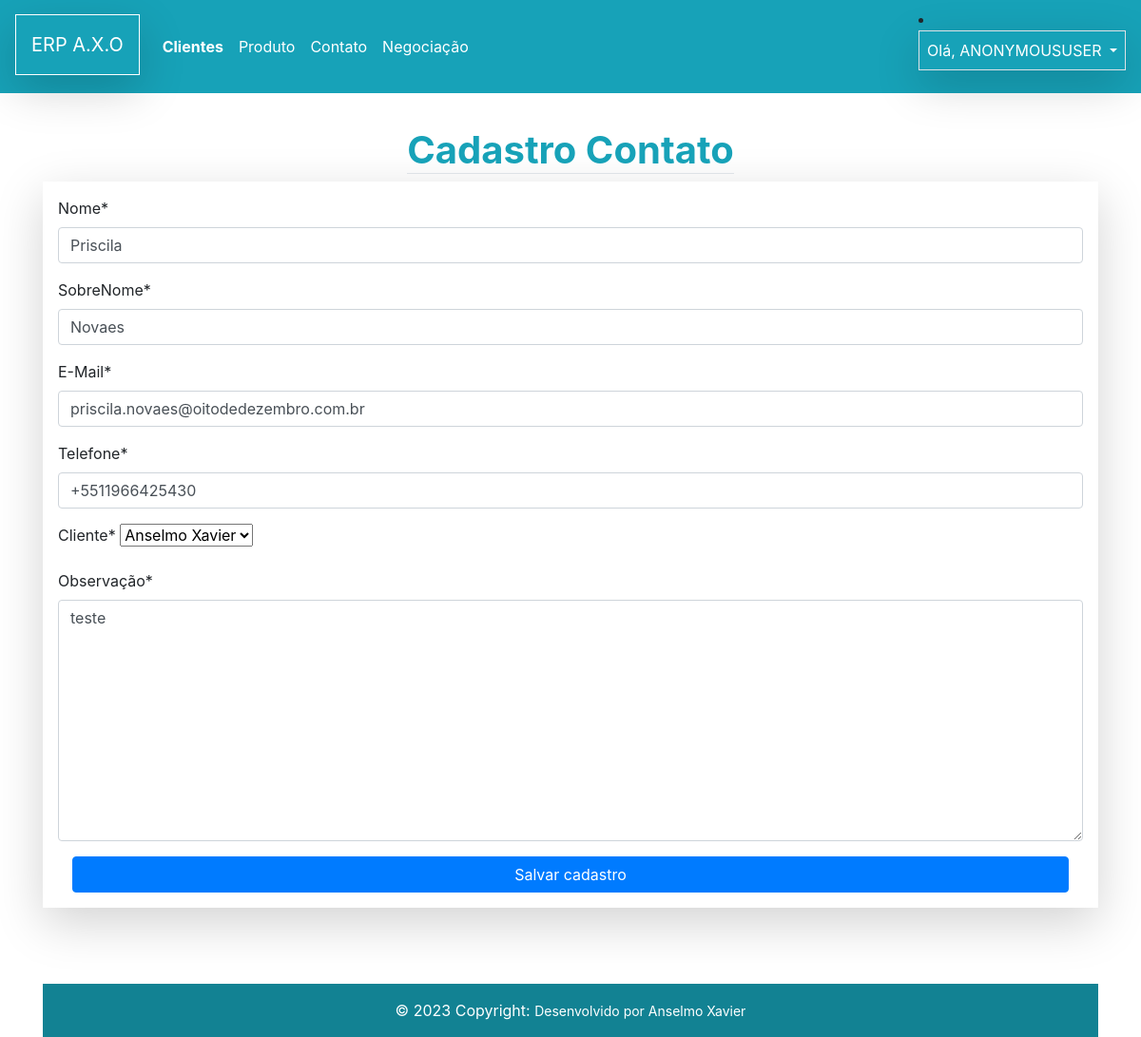
/customer/contato/2/, run on the app's committed database.
### customer/models.py (models this page shows, shortened)
class Contato (models.Model):
    first_name = models.CharField(max_length=50)
    last_name = models.CharField(max_length=50, blank=True)
    phone = models.CharField(max_length=50)
    email = models.EmailField(max_length=254, blank=True)
    create_date = models.DateTimeField(default=timezone.now)
    description = models.TextField(blank=True)
    show = models.BooleanField(default=True)
    create_date = models.DateTimeField(auto_now_add=True)
    update_date = models.DateTimeField(auto_now=True)
    cliente = models.ForeignKey(
        Customer, on_delete=models.SET_NULL, blank=True, null=True
    )
    class Meta:
        db_table = "contato"

class Customer(models.Model):
    first_name = models.CharField( max_length=30)
    last_name = models.CharField( max_length=50)
    email = models.EmailField()
    bird_date = models.DateField()
    area_code = models.CharField(max_length=3)
    phone_number = models.CharField(max_length=9)
    country = models.CharField(max_length=30)
    state = models.CharField(max_length=30)
    city = models.CharField(max_length=30)
    create_date = models.DateTimeField(auto_now_add=True)
    update_date = models.DateTimeField(auto_now=True)
    active = models.BooleanField(default=True)
    def __str__(self):
        return f'{self.first_name} {self.last_name}'
    class Meta:
        db_table = "customer"

### customer/views.py (the view, shortened to what this page needs)
# urls.py: path('contato/<int:id>/', UpdateContato.as_view(), name='contato_update'),
class UpdateContato(UpdateView):
    template_name = "customer/contato_create.html"
    form_class = ContatoForm
    def get_object(self):
        id = self.kwargs.get('id')
        return get_object_or_404(Contato, id=id)

### customer/forms.py
class ContatoForm(forms.ModelForm):
    first_name = forms.CharField(label='Nome')
    last_name = forms.CharField(label='SobreNome')
    email = forms.EmailField(label='E-Mail')
    phone = forms.CharField(label='Telefone')
    cliente = forms.ModelChoiceField(queryset=Customer.objects.all(), label='Cliente')
    description = forms.CharField(label='Observação', widget=forms.Textarea)
    class Meta:
        model = Contato
        fields = (
            "first_name",
            "last_name",
            "email",
            "phone",
            "cliente",
            "description"
            )

### customer/templates/customer/contato_create.html (shortened to what this page needs)
{% extends "model-page.html" %}
{% load crispy_forms_tags %}
{% block content %}
<div class="d-grid gap-3 d-md-flex justify-content-md-center">
  <h1 class='text-center text-info border-bottom'><strong>Cadastro Contato</strong></h1>
</div>
<form  method="post">
  <div class="shadow-lg p-3 mb-10 border-rounded ">
  {{ form|crispy }}
  <div class="col-12 mx-auto">
    <button class="btn btn-primary btn-block" type="submit">Salvar cadastro</button>
  </div>
</div>
</form>
{% endblock  %}

### core/templates/model-page.html (style rules this page uses)
html,body { height:100%; }

### data on the page
Contato: first_name "Priscila", last_name "Novaes", email "priscila.novaes@oitodedezembro.com.br", phone "+5511966425430", cliente "Anselmo Xavier", description "teste"

### other printed values
{{ request.user|upper }} "ANONYMOUSUSER"
